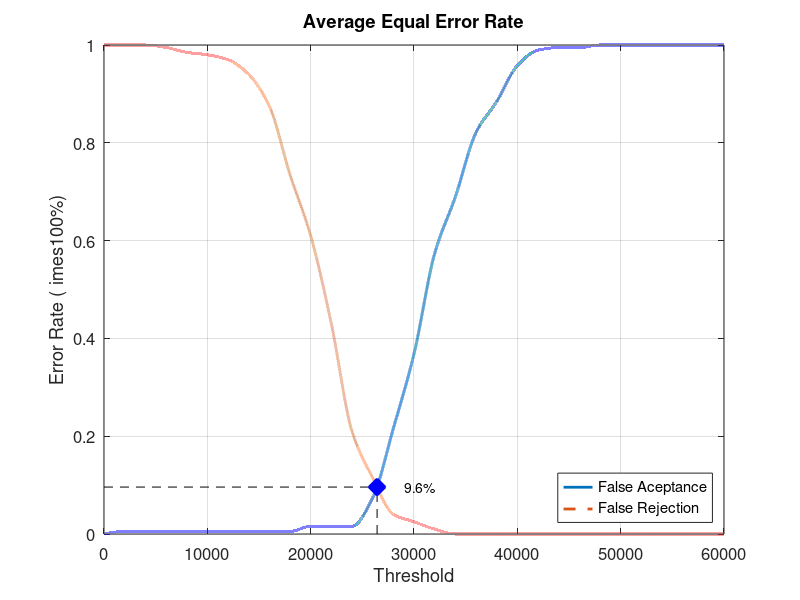
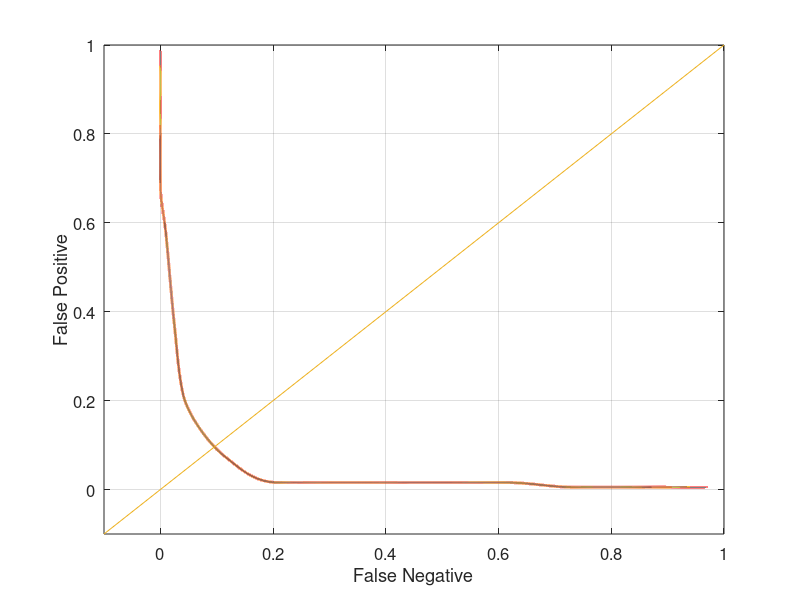

The MATLAB source for these figures, in order:
close all;
clear;
clc;
x = 0:2000:60000;
xq = 0:0.5:60000;

y0 = [0 0.00526316 0.00526316 0.00526316 0.00526316 0.00526316 0.00526316 0.00526316 0.00526316 0.00526316 0.0157895 0.0157895 0.0157895 0.0736842 0.215789 0.368421 0.573684 0.689474 0.821053 0.884211 0.957895 0.989474 0.994737 0.994737 1 1 1 1 1 1 1]
yy0 = interp1(x, y0, xq, 'pchip');
y1 = [1 1 1 0.995 0.985 0.98 0.97 0.94 0.875 0.735 0.61 0.43 0.21 0.115 0.04 0.025 0.01 0 0 0 0 0 0 0 0 0 0 0 0 0 0]
yy1 = interp1(x, y1, xq, 'pchip');

% Calculating EER: 
y2 = abs(y0 - y1);
find(y2 == min(y2))
yy2 = abs(yy0 - yy1);
xEER = find(yy2 == min(yy2));
xEERIndex = xq(xEER) % X-axis EER
yEER = yy0(xEER) % Y-axis EER

main = figure
plot(xq, yy0,'-','LineWidth', 2);	hold on
plot(xq, yy1,'--','LineWidth', 2);	hold on
plot([xEERIndex xEERIndex], [0 yEER], 'k--');	hold on
plot([0 xEERIndex], [yEER yEER], 'k--');	hold on
plot(xEERIndex, yEER, 'bx', 'LineWidth', 10);	hold on
text(xEERIndex + 10 * xEERIndex / 100, yEER, [num2str(round((10000 * yEER)) / 100) '%'])
legend('False Aceptance', 'False Rejection', 'Location', 'SouthEast')
xlabel('Threshold')
ylabel('Error Rate (	imes100%)')
title('Average Equal Error Rate')
set(gca, 'FontSize', 12)
axis([0 60000 0 1])
grid on

print(main, 'Database1_1Main', '-dpng');
FNRxFPR = figure('Color', [1 1 1]);
plot(yy1, yy0, '-', yy1, yy0, 'LineWidth', 2);
hold on
y = -0.1:0.1:1
plot(y, y); 
set(gca, 'FontSize', 12)
xlabel('False Negative')
ylabel('False Positive')
axis([-0.1 1 -0.1 1])
set(gca, 'FontSize', 12)
grid on

print(FNRxFPR, 'Database1_1FNRxFPR','-dpng');
